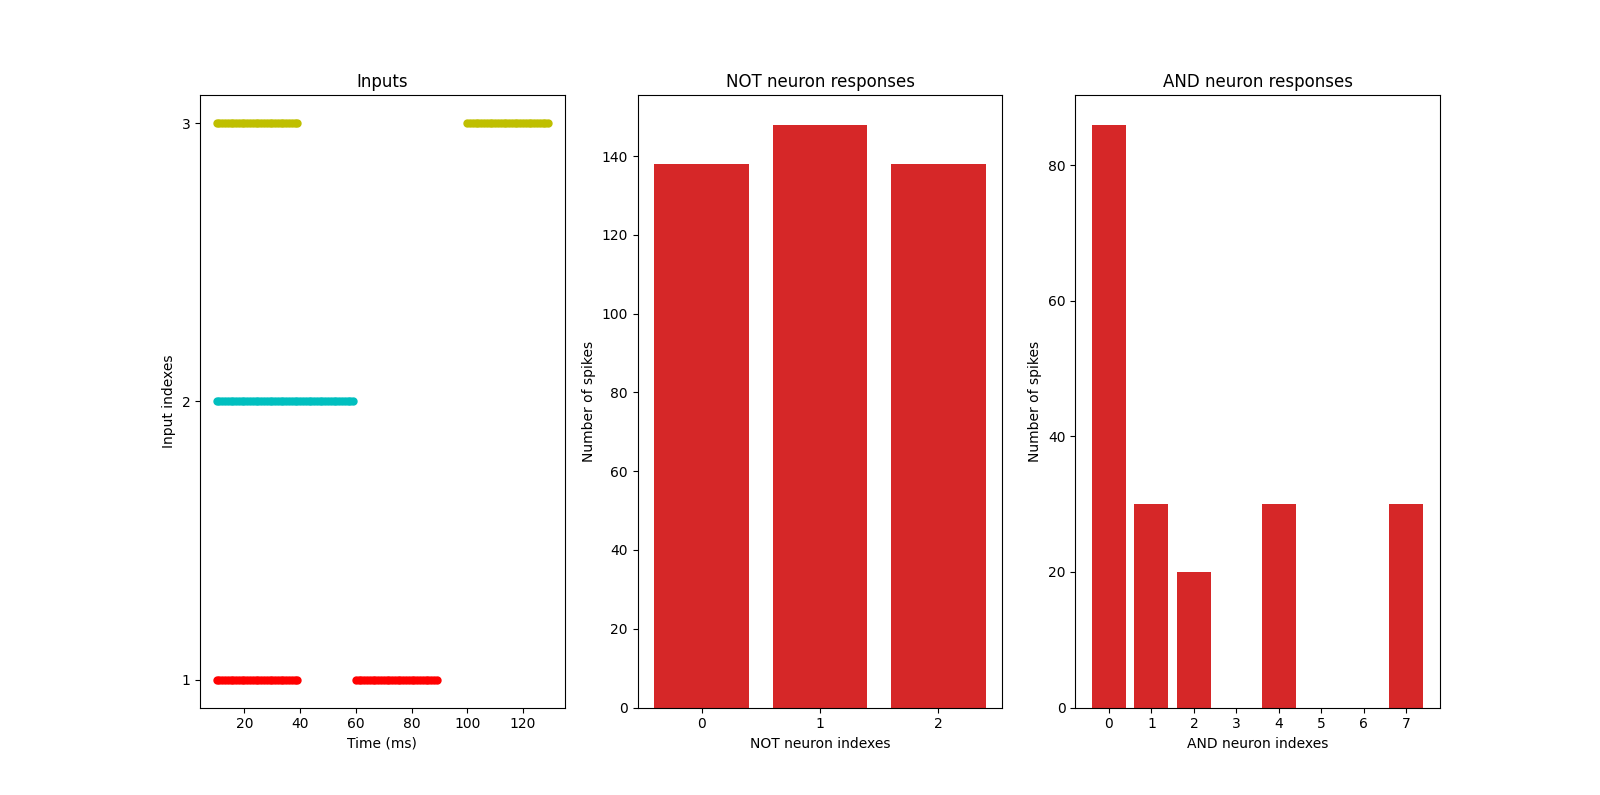

Write Python code to recreate this figure.
import matplotlib.pyplot as plt
import numpy as np
import spynnaker8 as sim

from sPyBlocks.constant_spike_source import ConstantSpikeSource
from sPyBlocks.neural_decoder import NeuralDecoder
from sPyBlocks.trace_functions import SpikeTrace

if __name__ == "__main__":
    # Simulator initialization and simulation params
    sim.setup(timestep=1.0)
    simtime = 200.0  # (ms)

    # Other parameters
    n_inputs = 3
    global_params = {"min_delay": 1.0}
    neuron_params = {"cm": 0.1, "tau_m": 0.1, "tau_refrac": 0.0, "tau_syn_E": 0.1, "tau_syn_I": 0.1,
                     "v_rest": -65.0, "v_reset": -65.0, "v_thresh": -64.91}

    # Network building
    spike_times_0 = np.concatenate((np.arange(10.0, 40.0, global_params["min_delay"]),
                                    np.arange(60.0, 90.0, global_params["min_delay"])))
    spike_times_1 = np.concatenate((np.arange(10.0, 40.0, global_params["min_delay"]),
                                    np.arange(40.0, 60.0, global_params["min_delay"])))
    spike_times_2 = np.concatenate((np.arange(10.0, 40.0, global_params["min_delay"]),
                                    np.arange(100.0, 130.0, global_params["min_delay"])))

    spike_source_0 = sim.Population(1, sim.SpikeSourceArray(spike_times=spike_times_0))
    spike_source_1 = sim.Population(1, sim.SpikeSourceArray(spike_times=spike_times_1))
    spike_source_2 = sim.Population(1, sim.SpikeSourceArray(spike_times=spike_times_2))

    spike_sources = [spike_source_0, spike_source_1, spike_source_2]

    std_conn = sim.StaticSynapse(weight=1.0, delay=global_params["min_delay"])
    decoder = NeuralDecoder(n_inputs, sim, global_params, neuron_params, std_conn, and_type="classic")
    constant_spike_source = ConstantSpikeSource(sim, global_params, neuron_params, std_conn)

    # Testing
    decoder.connect_constant_spikes([constant_spike_source.set_source, constant_spike_source.latch.output_neuron])

    decoder.connect_inputs(spike_sources, ini_pop_indexes=[[0], [1], [2]])

    # --- NO NEED TO TOUCH THIS PART OF THE CODE ---
    for gate in decoder.not_gates.not_array:
        gate.output_neuron.record(('spikes'))

    for gate in decoder.and_gates.and_array:
        if decoder.and_type == "classic":
            gate.or_gate.output_neuron.record(('spikes'))
        gate.output_neuron.record(('spikes', 'v'))

    # Run simulation
    sim.run(simtime)

    # Data from the simulation
    not_spikes = []
    for gate in decoder.not_gates.not_array:
        not_spikes.append(gate.output_neuron.get_data(variables=["spikes"]).segments[0].spiketrains[0])

    or_spikes = []
    out_spikes = []
    out_voltage = []
    for gate in decoder.and_gates.and_array:
        if decoder.and_type == "classic":
            or_spikes.append(gate.or_gate.output_neuron.get_data(variables=["spikes"]).segments[0].spiketrains[0])
        out_spikes.append(gate.output_neuron.get_data(variables=["spikes"]).segments[0].spiketrains[0])
        out_voltage.append(gate.output_neuron.get_data(variables=["v"]).segments[0].analogsignals[0])

    # End simulation
    sim.end()

    # Excel file creation
    trace = SpikeTrace("test_simple_decoder", simtime)

    trace.printSpikes(1, "Input signal 2", spike_times_2, "#8DB4E2")
    trace.printSpikes(2, "Input signal 1", spike_times_1, "#8DB4E2")
    trace.printSpikes(3, "Input signal 0", spike_times_0, "#8DB4E2")

    values = np.zeros(int(simtime))
    for i in range(len(values)):
        if i in spike_times_0:
            values[i] += 1
        if i in spike_times_1:
            values[i] += 2
        if i in spike_times_2:
            values[i] += 4

    trace.printRow(4, "CHANNEL", values, "#FFC000")

    not_length = len(decoder.not_gates.not_array)
    and_length = len(decoder.and_gates.and_array)

    for i in range(not_length):
        trace.printSpikes(4 + not_length - i, "NOT response (gate " + str(i) + ")", not_spikes[i], "#FF0000")

    for i in range(len(decoder.and_gates.and_array)):
        trace.printSpikes(4 + not_length + and_length - i, "AND response (gate " + str(i) + ")", out_spikes[i],
                          "#FFF2CC")

    trace.closeExcel()

    # Results
    print("Number of total neurons (Decoder): " + str(decoder.total_neurons) +
          "\nNumber of total input connections (Decoder): " + str(decoder.total_input_connections) +
          "\nNumber of total internal connections (Decoder): " + str(decoder.total_internal_connections) +
          "\nNumber of total output connections (Decoder): " + str(decoder.total_output_connections))

    not_lengths = []
    for array in not_spikes:
        not_lengths.append(len(array))

    out_lengths = []
    for array in out_spikes:
        out_lengths.append(len(array))

    print(not_spikes)
    if decoder.and_type == "classic":
        print("\n")
        print(or_spikes)
    print("\n")
    print(out_spikes)

    plt.subplot(131)
    plt.plot(spike_times_0, [1] * len(spike_times_0), 'ro', markersize=5)
    plt.plot(spike_times_1, [2] * len(spike_times_1), 'co', markersize=5)
    plt.plot(spike_times_2, [3] * len(spike_times_2), 'yo', markersize=5)
    plt.yticks([1, 2, 3])
    plt.title('Inputs')
    plt.xlabel('Time (ms)')
    plt.ylabel('Input indexes')

    plt.subplot(132)
    plt.bar(range(len(not_lengths)), not_lengths, color="tab:red")
    plt.title('NOT neuron responses')
    plt.xlabel('NOT neuron indexes')
    plt.ylabel('Number of spikes')
    plt.xticks(range(len(not_lengths)))

    plt.subplot(133)
    plt.bar(range(len(out_lengths)), out_lengths, color="tab:red")
    plt.title('AND neuron responses')
    plt.xlabel('AND neuron indexes')
    plt.ylabel('Number of spikes')
    plt.xticks(range(len(out_lengths)))

    plt.show()

    '''for i in range(len(decoder.and_gates.and_array)):
        plt.title("AND gate " + str(i))
        plt.plot(out_voltage[i].times, out_voltage[i])
        plt.show()'''
